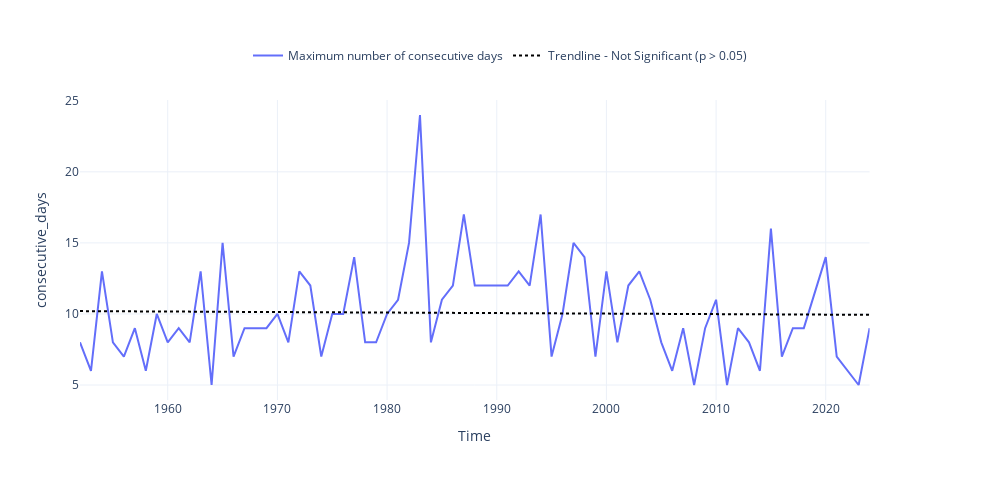

Source (notebook cell):
### Code cell
plot_timeseries_interactive(dict_plot, trendline = True, figsize = (25, 12));
